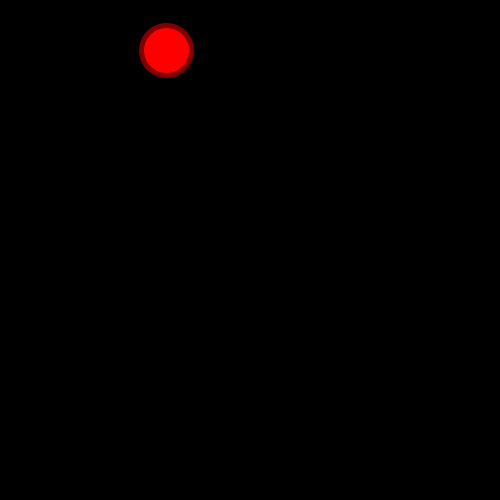
Frame 1 (no input)
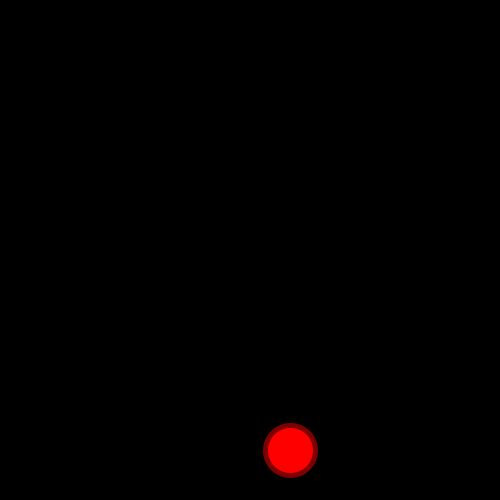
Frame 60 (the mouse pressed at the canvas centre just before this capture)
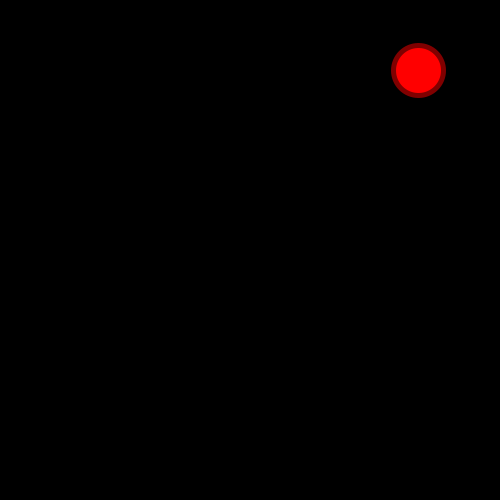
Frame 120 (the mouse held since frame 60 and released just before this capture)

The Processing sketch that drew these frames (run headless with seeded random() and noise(); from frame 60 on, the mouse is pressed at the canvas centre):

// Processing sketch: processing_21817
// ── processing_21817.pde

//Simple graphics demo
//Ben Richards

//Variables
float x = 150;
float y = 0;
float vx = 16;
float vy = 0;
float radius = 50;
float gravity = 2;


void setup()
{
  size(500,500);
  
  fill(255,0,0);
  stroke(128,0,0);
  strokeWeight(radius * 0.1);
}


void draw()
{
  //Accelerate
  vy = vy + gravity;
  
  //Move
  x = x + vx;
  y = y + vy;
  
  //Bounce
  if(x > width-radius)
  {
    vx = -abs(vx);
    x = width-radius;
  }
  if(x < radius)
  {
    vx = abs(vx);
    x = radius;
  }
  
  if(y > height-radius)
  {
    vy = -abs(vy);
    y = height-radius;
  }
  if(y < radius)
  {
    vy = abs(vy);
    y = radius;
  }
  
  //Draw
  background(0);
  ellipse(x,y,radius,radius);
}
